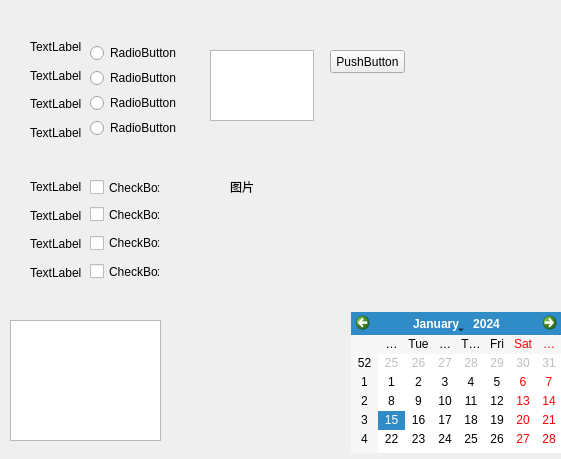
<?xml version="1.0" encoding="UTF-8"?>
<ui version="4.0">
 <class>Form</class>
 <widget class="QWidget" name="Form">
  <property name="geometry">
   <rect>
    <x>0</x>
    <y>0</y>
    <width>561</width>
    <height>459</height>
   </rect>
  </property>
  <property name="windowTitle">
   <string>Form</string>
  </property>
  <widget class="QListView" name="listView">
   <property name="geometry">
    <rect>
     <x>10</x>
     <y>320</y>
     <width>151</width>
     <height>121</height>
    </rect>
   </property>
  </widget>
  <widget class="QCalendarWidget" name="calendarWidget">
   <property name="geometry">
    <rect>
     <x>351</x>
     <y>312</y>
     <width>211</width>
     <height>141</height>
    </rect>
   </property>
  </widget>
  <widget class="QPushButton" name="pushButton">
   <property name="geometry">
    <rect>
     <x>330</x>
     <y>50</y>
     <width>75</width>
     <height>23</height>
    </rect>
   </property>
   <property name="text">
    <string>PushButton</string>
   </property>
  </widget>
  <widget class="QWidget" name="verticalLayoutWidget">
   <property name="geometry">
    <rect>
     <x>30</x>
     <y>40</y>
     <width>51</width>
     <height>99</height>
    </rect>
   </property>
   <layout class="QVBoxLayout" name="verticalLayout">
    <property name="spacing">
     <number>15</number>
    </property>
    <item>
     <widget class="QLabel" name="label">
      <property name="text">
       <string>TextLabel</string>
      </property>
     </widget>
    </item>
    <item>
     <widget class="QLabel" name="label_2">
      <property name="text">
       <string>TextLabel</string>
      </property>
     </widget>
    </item>
    <item>
     <widget class="QLabel" name="label_4">
      <property name="text">
       <string>TextLabel</string>
      </property>
     </widget>
    </item>
    <item>
     <widget class="QLabel" name="label_3">
      <property name="text">
       <string>TextLabel</string>
      </property>
     </widget>
    </item>
   </layout>
  </widget>
  <widget class="QWidget" name="verticalLayoutWidget_2">
   <property name="geometry">
    <rect>
     <x>90</x>
     <y>40</y>
     <width>91</width>
     <height>101</height>
    </rect>
   </property>
   <layout class="QVBoxLayout" name="verticalLayout_2">
    <property name="spacing">
     <number>2</number>
    </property>
    <item>
     <widget class="QRadioButton" name="radioButton_2">
      <property name="text">
       <string>RadioButton</string>
      </property>
     </widget>
    </item>
    <item>
     <widget class="QRadioButton" name="radioButton_3">
      <property name="text">
       <string>RadioButton</string>
      </property>
     </widget>
    </item>
    <item>
     <widget class="QRadioButton" name="radioButton_4">
      <property name="text">
       <string>RadioButton</string>
      </property>
     </widget>
    </item>
    <item>
     <widget class="QRadioButton" name="radioButton">
      <property name="text">
       <string>RadioButton</string>
      </property>
     </widget>
    </item>
   </layout>
  </widget>
  <widget class="QTextEdit" name="textEdit">
   <property name="geometry">
    <rect>
     <x>210</x>
     <y>50</y>
     <width>104</width>
     <height>71</height>
    </rect>
   </property>
  </widget>
  <widget class="QCheckBox" name="checkBox">
   <property name="geometry">
    <rect>
     <x>90</x>
     <y>179</y>
     <width>70</width>
     <height>17</height>
    </rect>
   </property>
   <property name="text">
    <string>CheckBox</string>
   </property>
  </widget>
  <widget class="QWidget" name="verticalLayoutWidget_3">
   <property name="geometry">
    <rect>
     <x>30</x>
     <y>180</y>
     <width>51</width>
     <height>99</height>
    </rect>
   </property>
   <layout class="QVBoxLayout" name="verticalLayout_3">
    <property name="spacing">
     <number>15</number>
    </property>
    <item>
     <widget class="QLabel" name="label_5">
      <property name="text">
       <string>TextLabel</string>
      </property>
     </widget>
    </item>
    <item>
     <widget class="QLabel" name="label_6">
      <property name="text">
       <string>TextLabel</string>
      </property>
     </widget>
    </item>
    <item>
     <widget class="QLabel" name="label_7">
      <property name="text">
       <string>TextLabel</string>
      </property>
     </widget>
    </item>
    <item>
     <widget class="QLabel" name="label_8">
      <property name="text">
       <string>TextLabel</string>
      </property>
     </widget>
    </item>
   </layout>
  </widget>
  <widget class="QCheckBox" name="checkBox_2">
   <property name="geometry">
    <rect>
     <x>90</x>
     <y>206</y>
     <width>70</width>
     <height>17</height>
    </rect>
   </property>
   <property name="text">
    <string>CheckBox</string>
   </property>
  </widget>
  <widget class="QCheckBox" name="checkBox_3">
   <property name="geometry">
    <rect>
     <x>90</x>
     <y>263</y>
     <width>70</width>
     <height>17</height>
    </rect>
   </property>
   <property name="text">
    <string>CheckBox</string>
   </property>
  </widget>
  <widget class="QCheckBox" name="checkBox_4">
   <property name="geometry">
    <rect>
     <x>90</x>
     <y>233</y>
     <width>70</width>
     <height>20</height>
    </rect>
   </property>
   <property name="text">
    <string>CheckBox</string>
   </property>
  </widget>
  <widget class="QLabel" name="label_9">
   <property name="geometry">
    <rect>
     <x>230</x>
     <y>180</y>
     <width>47</width>
     <height>13</height>
    </rect>
   </property>
   <property name="text">
    <string>图片</string>
   </property>
  </widget>
 </widget>
 <resources/>
 <connections/>
</ui>
